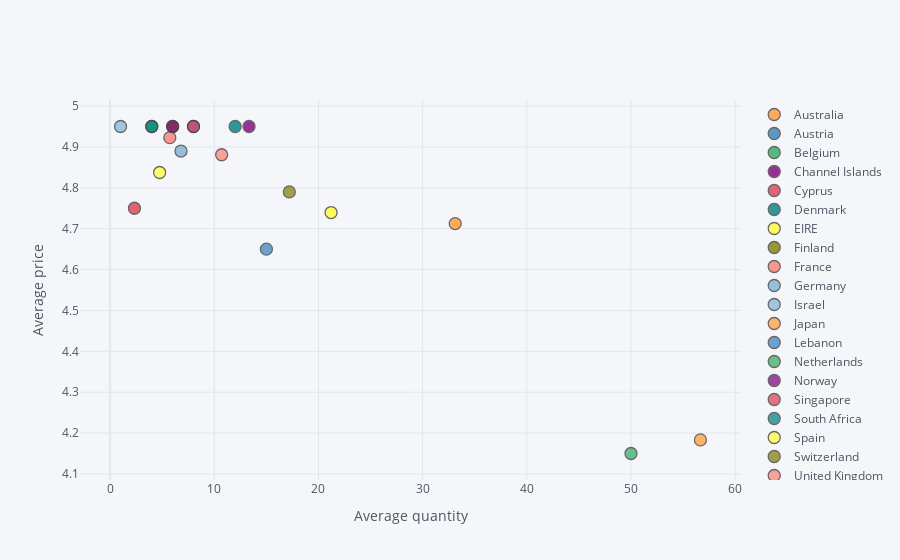

Notebook cell for this chart:
### Code cell
df_3.iplot(kind='scatter', 
           x = 'Quantity', 
           y = 'UnitPrice', 
           mode = 'markers', 
           categories = 'Country',
           xTitle = 'Average quantity', 
           yTitle = 'Average price')

### Figure 1 — Plotly figure (JSON) as saved in the notebook; plotly's stock layout.template omitted (floating-point values rounded to 4 significant figures)
{"data": [{"marker": {"color": "rgba(255, 153, 51, 1.0)", "line": {"width": 1.3}, "opacity": 0.8, "size": 12, "symbol": "circle"}, "mode": "markers", "name": "Australia", "textfont": {"color": "#4D5663"}, "type": "scatter", "x": [33.12], "y": [4.713]}, {"marker": {"color": "rgba(55, 128, 191, 1.0)", "line": {"width": 1.3}, "opacity": 0.8, "size": 12, "symbol": "circle"}, "mode": "markers", "name": "Austria", "textfont": {"color": "#4D5663"}, "type": "scatter", "x": [8], "y": [4.95]}, {"marker": {"color": "rgba(50, 171, 96, 1.0)", "line": {"width": 1.3}, "opacity": 0.8, "size": 12, "symbol": "circle"}, "mode": "markers", "name": "Belgium", "textfont": {"color": "#4D5663"}, "type": "scatter", "x": [4], "y": [4.95]}, {"marker": {"color": "rgba(128, 0, 128, 1.0)", "line": {"width": 1.3}, "opacity": 0.8, "size": 12, "symbol": "circle"}, "mode": "markers", "name": "Channel Islands", "textfont": {"color": "#4D5663"}, "type": "scatter", "x": [13.33], "y": [4.95]}, {"marker": {"color": "rgba(219, 64, 82, 1.0)", "line": {"width": 1.3}, "opacity": 0.8, "size": 12, "symbol": "circle"}, "mode": "markers", "name": "Cyprus", "textfont": {"color": "#4D5663"}, "type": "scatter", "x": [2.333], "y": [4.75]}, {"marker": {"color": "rgba(0, 128, 128, 1.0)", "line": {"width": 1.3}, "opacity": 0.8, "size": 12, "symbol": "circle"}, "mode": "markers", "name": "Denmark", "textfont": {"color": "#4D5663"}, "type": "scatter", "x": [12], "y": [4.95]}, {"marker": {"color": "rgba(255, 255, 51, 1.0)", "line": {"width": 1.3}, "opacity": 0.8, "size": 12, "symbol": "circle"}, "mode": "markers", "name": "EIRE", "textfont": {"color": "#4D5663"}, "type": "scatter", "x": [21.21], "y": [4.739]}, {"marker": {"color": "rgba(128, 128, 0, 1.0)", "line": {"width": 1.3}, "opacity": 0.8, "size": 12, "symbol": "circle"}, "mode": "markers", "name": "Finland", "textfont": {"color": "#4D5663"}, "type": "scatter", "x": [6], "y": [4.95]}, {"marker": {"color": "rgba(251, 128, 114, 1.0)", "line": {"width": 1.3}, "opacity": 0.8, "size": 12, "symbol": "circle"}, "mode": "markers", "name": "France", "textfont": {"color": "#4D5663"}, "type": "scatter", "x": [5.727], "y": [4.923]}, {"marker": {"color": "rgba(128, 177, 211, 1.0)", "line": {"width": 1.3}, "opacity": 0.8, "size": 12, "symbol": "circle"}, "mode": "markers", "name": "Germany", "textfont": {"color": "#4D5663"}, "type": "scatter", "x": [6.8], "y": [4.89]}, {"marker": {"color": "rgba(128, 177, 211, 0.8999999999999999)", "line": {"width": 1.3}, "opacity": 0.8, "size": 12, "symbol": "circle"}, "mode": "markers", "name": "Israel", "textfont": {"color": "#4D5663"}, "type": "scatter", "x": [1], "y": [4.95]}, {"marker": {"color": "rgba(255, 153, 51, 0.8999999999999999)", "line": {"width": 1.3}, "opacity": 0.8, "size": 12, "symbol": "circle"}, "mode": "markers", "name": "Japan", "textfont": {"color": "#4D5663"}, "type": "scatter", "x": [56.67], "y": [4.183]}, {"marker": {"color": "rgba(55, 128, 191, 0.8999999999999999)", "line": {"width": 1.3}, "opacity": 0.8, "size": 12, "symbol": "circle"}, "mode": "markers", "name": "Lebanon", "textfont": {"color": "#4D5663"}, "type": "scatter", "x": [15], "y": [4.65]}, {"marker": {"color": "rgba(50, 171, 96, 0.8999999999999999)", "line": {"width": 1.3}, "opacity": 0.8, "size": 12, "symbol": "circle"}, "mode": "markers", "name": "Netherlands", "textfont": {"color": "#4D5663"}, "type": "scatter", "x": [50], "y": [4.15]}, {"marker": {"color": "rgba(128, 0, 128, 0.8999999999999999)", "line": {"width": 1.3}, "opacity": 0.8, "size": 12, "symbol": "circle"}, "mode": "markers", "name": "Norway", "textfont": {"color": "#4D5663"}, "type": "scatter", "x": [6], "y": [4.95]}, {"marker": {"color": "rgba(219, 64, 82, 0.8999999999999999)", "line": {"width": 1.3}, "opacity": 0.8, "size": 12, "symbol": "circle"}, "mode": "markers", "name": "Singapore", "textfont": {"color": "#4D5663"}, "type": "scatter", "x": [8], "y": [4.95]}, {"marker": {"color": "rgba(0, 128, 128, 0.8999999999999999)", "line": {"width": 1.3}, "opacity": 0.8, "size": 12, "symbol": "circle"}, "mode": "markers", "name": "South Africa", "textfont": {"color": "#4D5663"}, "type": "scatter", "x": [4], "y": [4.95]}, {"marker": {"color": "rgba(255, 255, 51, 0.8999999999999999)", "line": {"width": 1.3}, "opacity": 0.8, "size": 12, "symbol": "circle"}, "mode": "markers", "name": "Spain", "textfont": {"color": "#4D5663"}, "type": "scatter", "x": [4.75], "y": [4.838]}, {"marker": {"color": "rgba(128, 128, 0, 0.8999999999999999)", "line": {"width": 1.3}, "opacity": 0.8, "size": 12, "symbol": "circle"}, "mode": "markers", "name": "Switzerland", "textfont": {"color": "#4D5663"}, "type": "scatter", "x": [17.2], "y": [4.79]}, {"marker": {"color": "rgba(251, 128, 114, 0.8999999999999999)", "line": {"width": 1.3}, "opacity": 0.8, "size": 12, "symbol": "circle"}, "mode": "markers", "name": "United Kingdom", "textfont": {"color": "#4D5663"}, "type": "scatter", "x": [10.71], "y": [4.881]}], "layout": {"legend": {"bgcolor": "#F5F6F9", "font": {"color": "#4D5663"}}, "paper_bgcolor": "#F5F6F9", "plot_bgcolor": "#F5F6F9", "title": {"font": {"color": "#4D5663"}}, "xaxis": {"gridcolor": "#E1E5ED", "showgrid": true, "tickfont": {"color": "#4D5663"}, "title": {"font": {"color": "#4D5663"}, "text": "Average quantity"}, "zerolinecolor": "#E1E5ED"}, "yaxis": {"gridcolor": "#E1E5ED", "showgrid": true, "tickfont": {"color": "#4D5663"}, "title": {"font": {"color": "#4D5663"}, "text": "Average price"}, "zerolinecolor": "#E1E5ED"}}}
